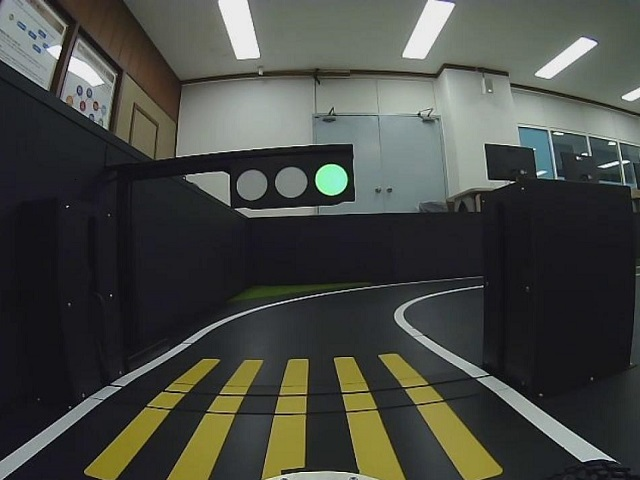
#> input picture 수정본/study/my_traffic/src/traffic_sign.jpg, 640 x 480 px
$ python tf_circle_mean.py
#> lines starting #> are read from the running program, lines starting #| are printed output that depends on the picture; long printed decimals are rounded
import cv2
import numpy as np

Green = (0,255,0)
Red = (0,0,255)

# Load the image
img = cv2.imread("traffic_sign.jpg",cv2.IMREAD_GRAYSCALE)
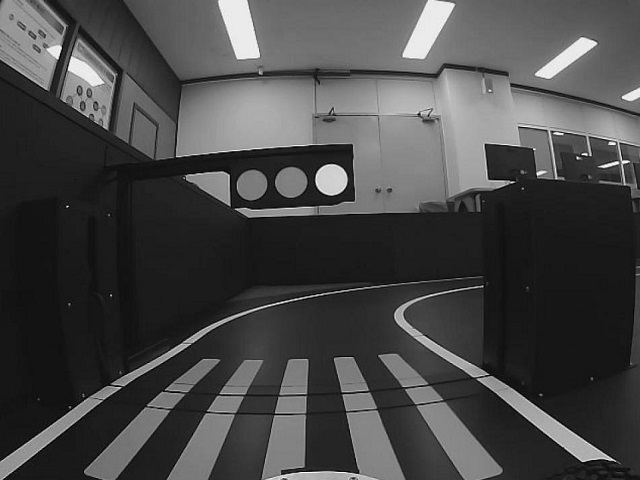
#> img: shape (480, 640); min 0, max 255, mean 71.4

# Apply Gaussian blur to reduce noise
blur = cv2.GaussianBlur(img,(5,5),0)

# Make color image for check
cimg = cv2.cvtColor(blur,cv2.COLOR_GRAY2BGR)

# Apply Hough Circle Transform to detect circles
circles = cv2.HoughCircles(blur, cv2.HOUGH_GRADIENT,
          1, 20, param1=50, param2=30, minRadius=5, maxRadius=30)
#> circles = [[331.5, 179.5, 15.6], [251.5, 184.5, 14.7], [291.5, 181.5, 15.6]]

if circles is not None:
    # Sort the circles based on the x position of the center
    circles = np.round(circles[0,:]).astype("int")
#> circles = [[332, 180, 16], [252, 184, 15], [292, 182, 16]]
    circles = sorted(circles, key=lambda circle: circle[0])
#> circles = [[252, 184, 15], [292, 182, 16], [332, 180, 16]]

    # Extract small rectangle areas around the center of each circle,
    # calculate the mean value of each rectangle area
    for i, (x, y, r) in enumerate(circles):
        x1 = x-(r//2)
        y1 = y-(r//2)
        x2 = x+(r//2)
        y2 = y+(r//2)
        roi = img[y1:y2,x1:x2]
        mean_value = np.mean(roi)
        print(f"Circle {i} at ({x},{y}), radius={r}: mean value={mean_value}")

        # Draw the detected circles and rectangle areas on the original image
        cv2.circle(cimg,(x,y),r,Green,2)
        cv2.rectangle(cimg,(x1,y1),(x2,y2),Red,2)
#> this loop made 3 passes
#> (x, y, r, x1, y1, x2, y2, mean_value) on passes 1 to 3: (252, 184, 15, 245, 177, 259, 191, 123.9), (292, 182, 16, 284, 174, 300, 190, 128.7), (332, 180, 16, 324, 172, 340, 188, 207.8)
#| Circle 0 at (252,184), radius=15: mean value=123.918
#| Circle 1 at (292,182), radius=16: mean value=128.684
#| Circle 2 at (332,180), radius=16: mean value=207.754
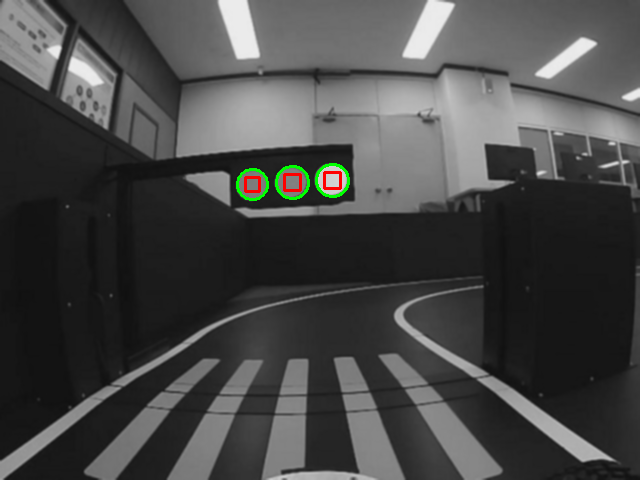
#> cimg: shape (480, 640, 3); mean B, G, R 70.8, 71.6, 71.3

# Display the result
cv2.imshow('Circles Detected', cimg)
cv2.waitKey(0)
cv2.destroyAllWindows()

$ run again, with 수정본/study/my_traffic/src/baduk2.jpg copied over 수정본/study/my_traffic/src/traffic_sign.jpg
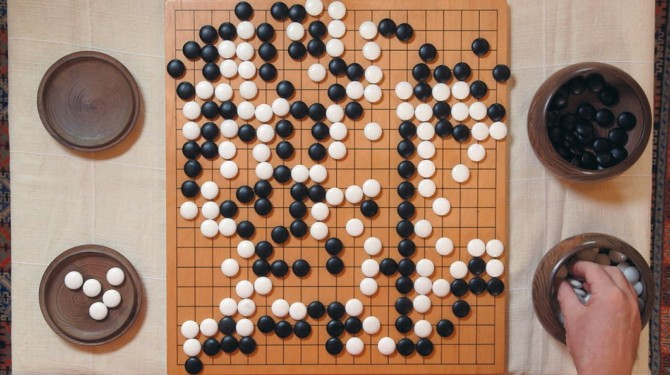
#> input picture 수정본/study/my_traffic/src/baduk2.jpg, 670 x 375 px
#> `img = cv2.imread("traffic_sign.jpg",cv2.IMREAD_GRAYSCALE)`:
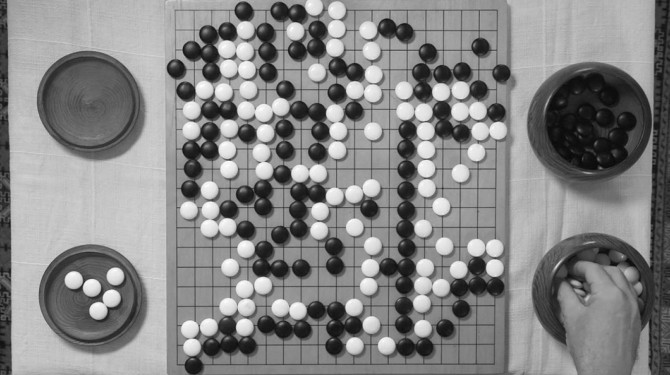
#> img: shape (375, 670); min 7, max 255, mean 133.7
#> `circles = cv2.HoughCircles(blur, cv2.HOUGH_GRADIENT, 1, 20, param1=50,..`: circles = 47 rows, first 8: [353.5, 226.5, 19.1], [440.5, 91.5, 8.8], [208.5, 326.5, 8.8], [460.5, 308.5, 9], [421.5, 226.5, 21.6], [243.5, 10.5, 9.6], [370.5, 187.5, 8.8], [367.5, 29.5, 8.2]
#> `circles = np.round(circles[0,:]).astype("int")`: circles = 47 rows, first 8: [354, 226, 19], [440, 92, 9], [208, 326, 9], [460, 308, 9], [422, 226, 22], [244, 10, 10], [370, 188, 9], [368, 30, 8]
#> `circles = sorted(circles, key=lambda circle: circle[0])`: circles = 47 items, first 6: [72, 280, 8], [92, 286, 8], [112, 298, 9], [176, 68, 10], [208, 326, 9], [208, 228, 8]
#> the loop `for i, (x, y, r) in enumerate(circles):` made 47 passes
#> (x, y, r, x1, y1, x2, y2, mean_value) on passes 1 to 8: (72, 280, 8, 68, 276, 76, 284, 227.9), (92, 286, 8, 88, 282, 96, 290, 232.9), (112, 298, 9, 108, 294, 116, 302, 227.1), (176, 68, 10, 171, 63, 181, 73, 59.64), (208, 326, 9, 204, 322, 212, 330, 230.5), (208, 228, 8, 204, 224, 212, 232, 232.7), (226, 304, 16, 218, 296, 234, 312, 205.9), (228, 266, 18, 219, 257, 237, 275, 199.8)
#> (printed output is left out)
#> after the loop `for i, (x, y, r) in enumerate(circles):`:
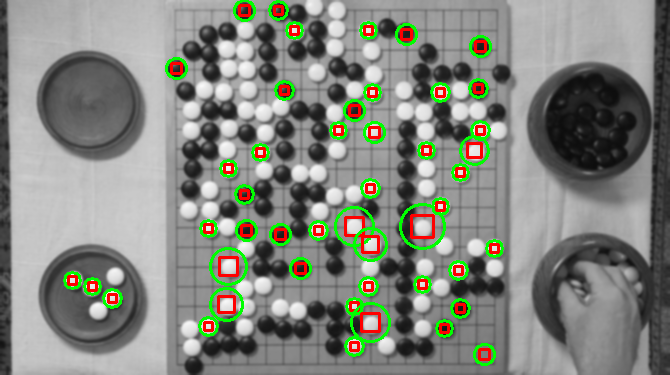
#> cimg: shape (375, 670, 3); mean B, G, R 125.6, 134.6, 131

$ run again, with 수정본/study/my_traffic/src/stopline.png saved as 수정본/study/my_traffic/src/traffic_sign.jpg
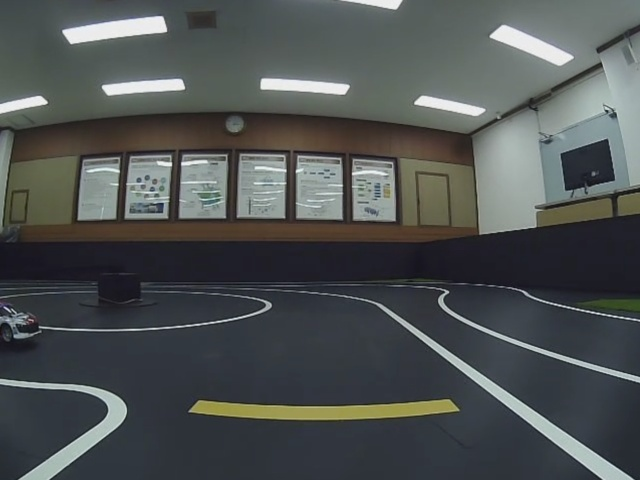
#> input picture 수정본/study/my_traffic/src/stopline.png, 640 x 480 px
#> `img = cv2.imread("traffic_sign.jpg",cv2.IMREAD_GRAYSCALE)`:
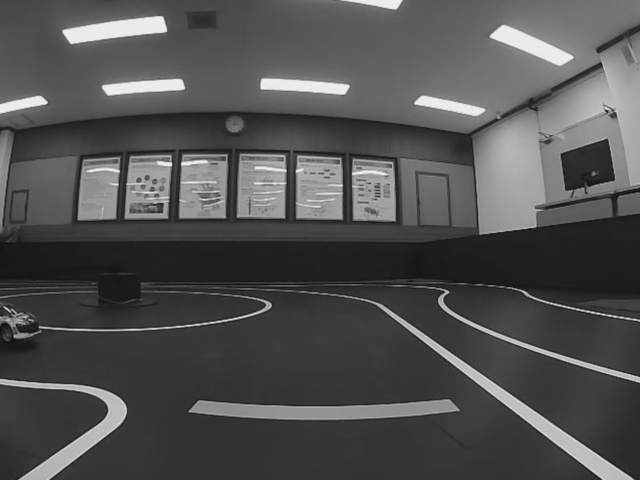
#> img: shape (480, 640); min 16, max 243, mean 81.4
#> `circles = cv2.HoughCircles(blur, cv2.HOUGH_GRADIENT, 1, 20, param1=50,..`: circles = [[312.5, 169.5, 17.2], [153.5, 190.5, 16], [266.5, 193.5, 12.5]]
#> `circles = np.round(circles[0,:]).astype("int")`: circles = [[312, 170, 17], [154, 190, 16], [266, 194, 12]]
#> `circles = sorted(circles, key=lambda circle: circle[0])`: circles = [[154, 190, 16], [266, 194, 12], [312, 170, 17]]
#> the loop `for i, (x, y, r) in enumerate(circles):` made 3 passes
#> (x, y, r, x1, y1, x2, y2, mean_value) on passes 1 to 3: (154, 190, 16, 146, 182, 162, 198, 143.6), (266, 194, 12, 260, 188, 272, 200, 167), (312, 170, 17, 304, 162, 320, 178, 161.2)
#> (printed output is left out)
#> after the loop `for i, (x, y, r) in enumerate(circles):`:
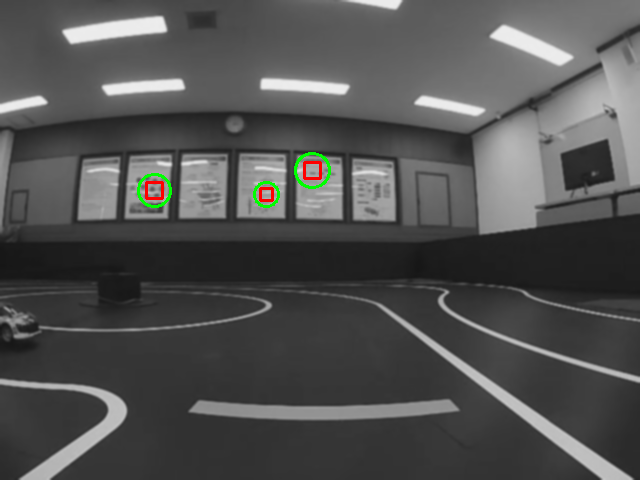
#> cimg: shape (480, 640, 3); mean B, G, R 80.7, 81.4, 81.1
